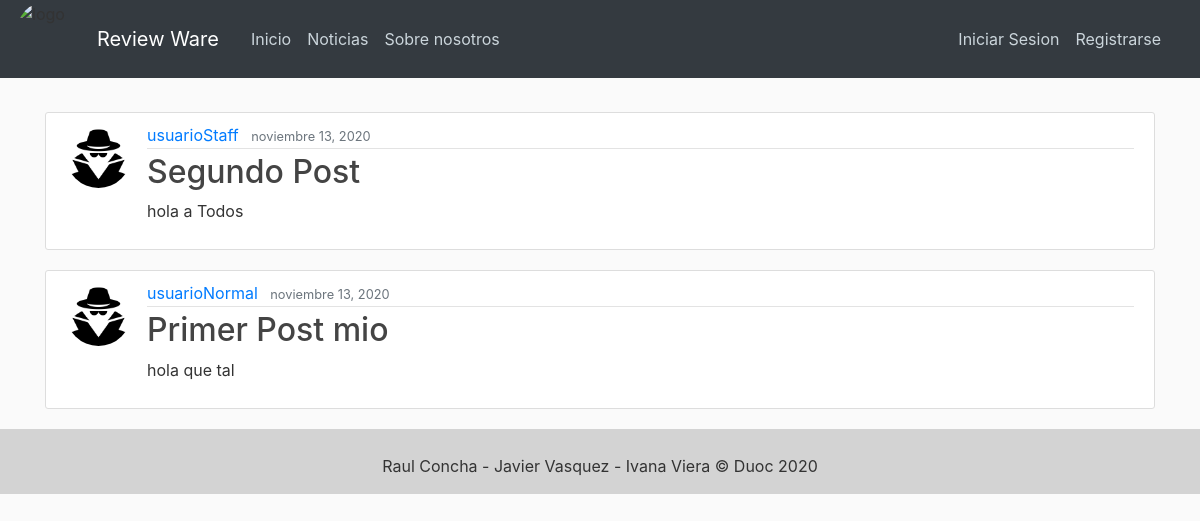
/, run on an earlier commit of the app's database.
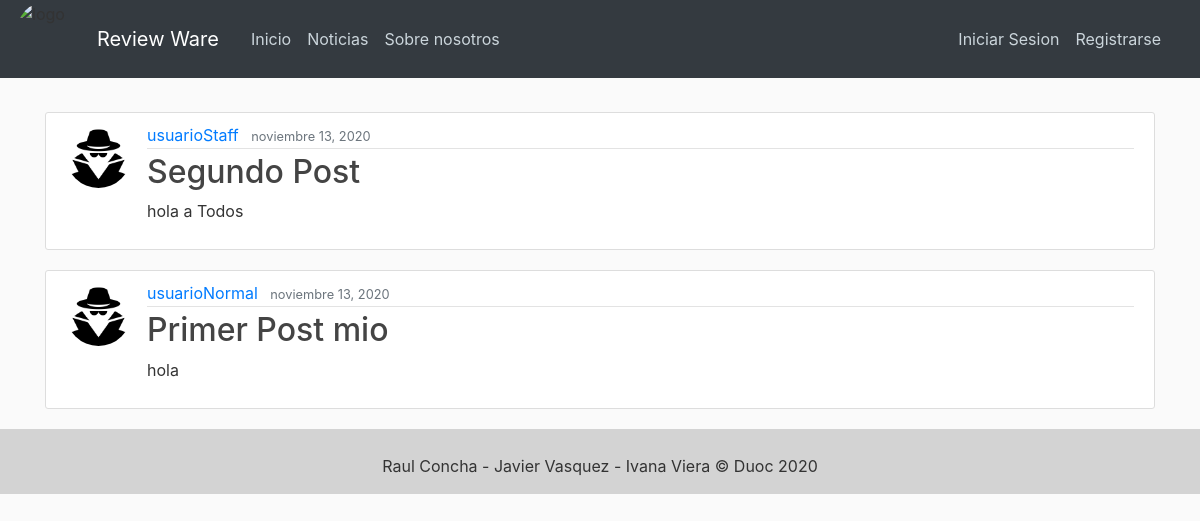
And on a later commit of the database.
### blog/models.py (models this page shows, shortened)
class Post(models.Model):
    title = models.CharField(max_length=100)
    content = models.TextField()
    date_posted = models.DateTimeField(default=timezone.now)
    author = models.ForeignKey(User, on_delete=models.CASCADE)

### users/models.py (models this page shows, shortened)
class Profile(models.Model):
    user = models.OneToOneField(User, on_delete=models.CASCADE)
    image = models.ImageField(default='default.jpg', upload_to='profile_pics')

### blog/views.py (the view)
# urls.py: path('', PostListView.as_view(), name='blog-home'),
class PostListView(ListView):
    model = Post
    template_name = 'blog/home.html'  # <app>/<model>_<viewtype>.html
    context_object_name = 'posts'
    ordering = ['-date_posted']
    paginate_by = 5

### blog/templates/blog/home.html (shortened to what this page needs)
{% extends "blog/base.html" %}
{% block content %}
    {% for post in posts %}
        <article class="media content-section">
          <img class="rounded-circle article-img" src="{{ post.author.profile.image.url }}">
          <div class="media-body">
            <div class="article-metadata">
              <a class="mr-2" href="{% url 'user-posts' post.author.username %}">{{ post.author }}</a>
              <small class="text-muted">{{ post.date_posted|date:"F d, Y" }}</small>
            </div>
            <h2><a class="article-title" href="{% url 'post-detail' post.id %}">{{ post.title }}</a></h2>
            <p class="article-content">{{ post.content }}</p>
          </div>
        </article>
    {% endfor %}
{% endblock content %}

What changed in the data, as far as the page shows it:
changed Post "Primer Post mio": content "hola que tal" → "hola"
